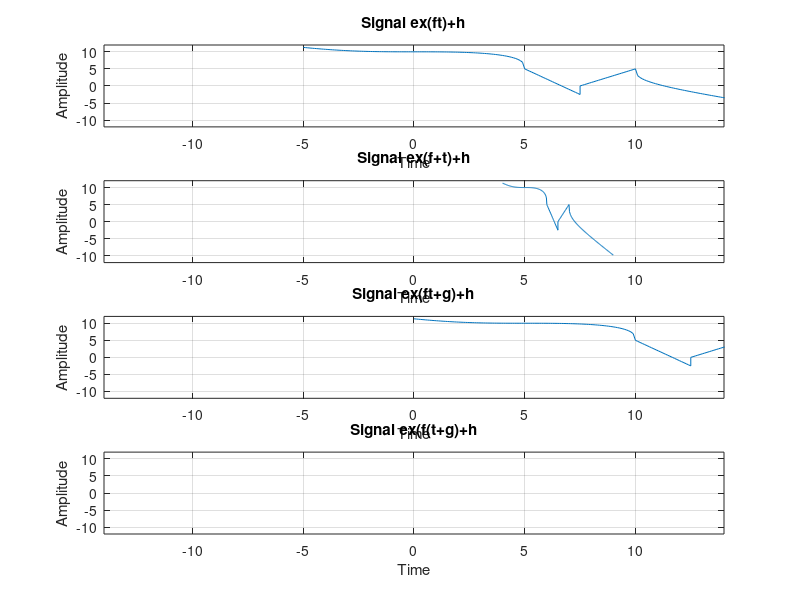

The MATLAB script that drew this image:
clear all;
close all;
clc;

s1 = 'Input e:';
e = input(s1);
s2 = 'Input f:';
f = input(s2);
s3 = 'Input g:';
g = input(s3);
s4 = 'Input h:';
h = input(s4);
 
x = linspace(-1,1,100);
y = cbrt(1-(x.^3));
a = linspace(2,4,100);
b = cbrt(1-(a-1).^3);
c = linspace(1,1.5,25);
y1 = 3*(1-c);
d = linspace(1.5,2,25);
y2 = (d-2)/0.5;

z1 = [x c];
z2 = [z1 d];
z = [z2 a];

q1 = [y y1];
q2 = [q1 y2];
q = [q2 b];

subplot(4,2,[1 2]);
plot(z.*f,e*q+h);
grid on;
title('Signal ex(ft)+h');
xlim([-14 14]);
ylim([-12 12]);
xlabel('Time');
ylabel('Amplitude');

subplot(4,2,[3 4]);
plot(z+f,e*q+h);
grid on;
title('Signal ex(f+t)+h');
xlim([-14 14]);
ylim([-12 12]);
xlabel('Time');
ylabel('Amplitude');

subplot(4,2,[5 6]);
plot(z.*f+g,e*q+h);
grid on;
title('Signal ex(ft+g)+h');
xlim([-14 14]);
ylim([-12 12]);
xlabel('Time');
ylabel('Amplitude');

subplot(4,2,[7 8]);
plot((z+g).*f,e*q+h);
grid on;
title('Signal ex(f(t+g)+h');
xlim([-14 14]);
ylim([-12 12]);
xlabel('Time');
ylabel('Amplitude');



